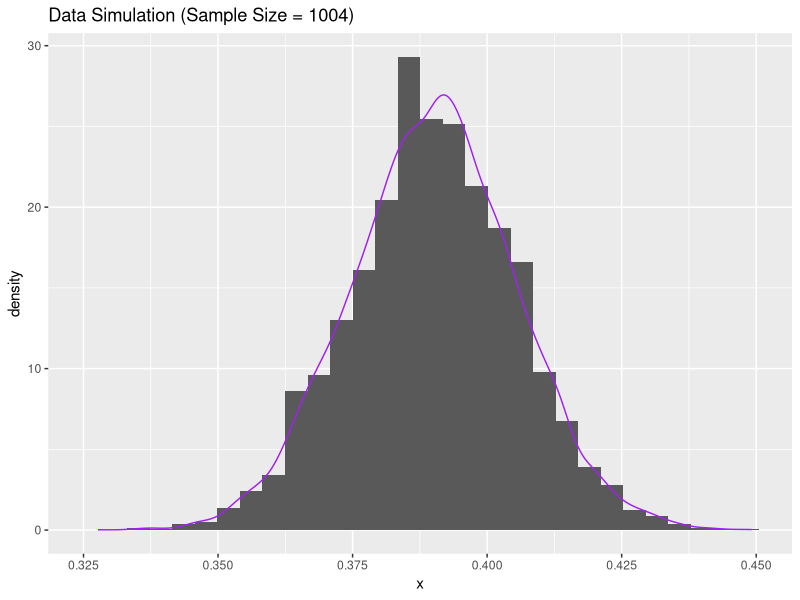
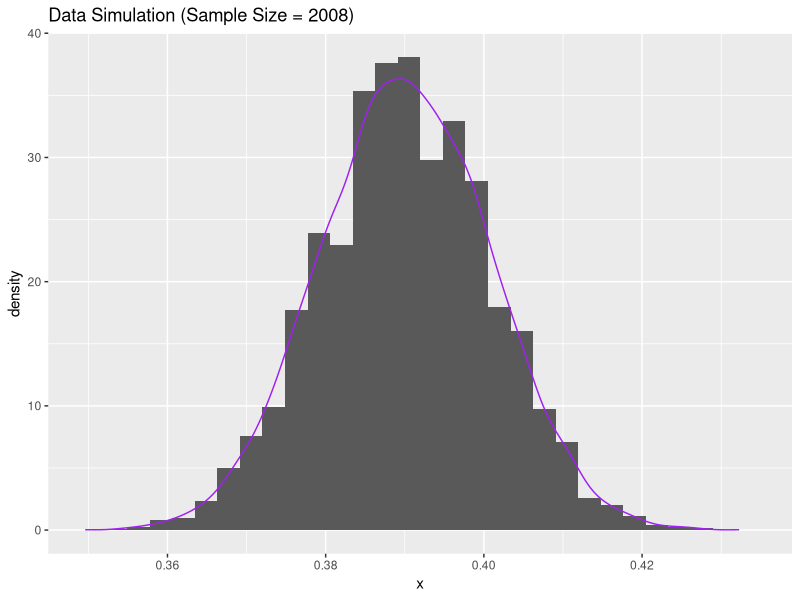
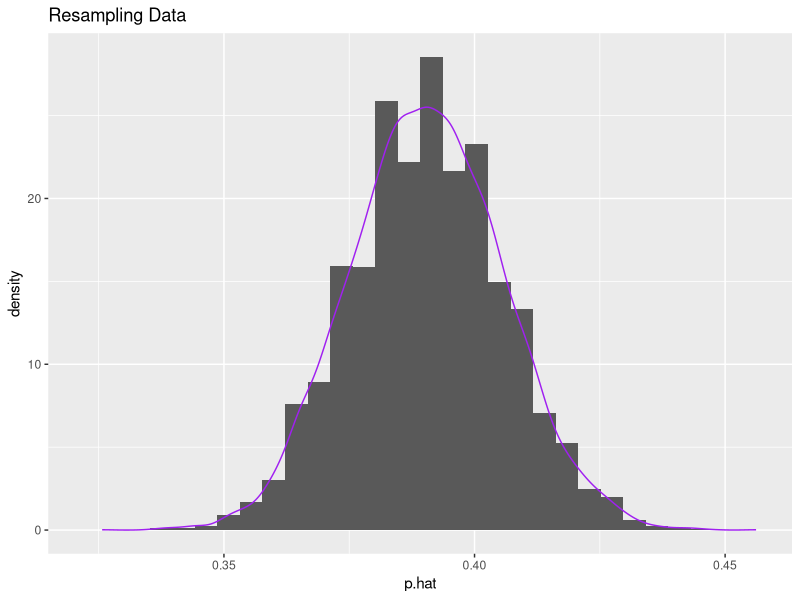

R code for these plots, in order:
####################################################################################################
# Lab 10

library(tidyverse)
####################################################################################################
# Task 1: Basic Simulation

# Use rbinom() to generate data
data_simulation_1 <- tibble(x=rbinom(10000, size = 1004, prob = 0.39)) /1004

# Plot a histogram of the data
ggplot(data = data_simulation_1, aes(x = x)) +
  geom_histogram(
    aes(y = ..density..),  
  ) +
  geom_density(
    color = "purple"
  ) +
  ggtitle("Data Simulation (Sample Size = 1004)")

# Shape is unimodal and centered around x=0.39 
# mean(data_simulation_1$x)


# What is the range of the middle 95%?

lower_bound <- quantile(data_simulation_1$x, 0.025) 
upper_bound <- quantile(data_simulation_1$x, 0.975) 
middle_range <- upper_bound - lower_bound

# Range of middle 95% is ~0.06

margin_of_error = middle_range/2

# Margin of error is ~0.03

# This margin of error of ~3% is better than Gallup's margin of error of 4%


###########################################################

# Task 1 Part 2: Repeat Simulation for Double Sample Size 

data_simulation_2 <- tibble(x=rbinom(10000, size = 1004*2, prob = 0.39)) /(1004*2)

# Plot a histogram of the data
ggplot(data = data_simulation_2, aes(x = x)) +
  geom_histogram(
    aes(y = ..density..),  
  ) +
  geom_density(
    color = "purple"
  ) + 
  ggtitle("Data Simulation (Sample Size = 2008)")

# What do we notice about the shape?
# Shape is unimodal and centered around x=0.39 
# mean(data_simulation_2$x)


# What is the range of the middle 95%?

lower_bound_2 <- quantile(data_simulation_2$x, 0.025) 
upper_bound_2 <- quantile(data_simulation_2$x, 0.975) 
middle_range_2 <- upper_bound_2 - lower_bound_2

# Range is ~0.06

margin_of_error_2 = middle_range_2/2

# Margin of error is ~2%

# This margin of error of ~2% is about equal to Gallup's margin of error of 2%



####################################################################################################
# Task 2: Resampling

# Create a df containing data from Gallup Survey

gallup_data <- tibble(
  response = c(rep(1, 392), rep(2, 592), rep(0, 20))
)

# Perform Resampling
R = 10000
resamples <- tibble(p.hat = numeric(R))

for( i in 1:R){
  # Take a resample
  resample <- sample(x = gallup_data$response,
                     size = 1004,
                     replace = T) 
  resamples$p.hat[i] <- mean(resample==1)
}

# Plot a histogram of the resampling data
ggplot(data = resamples, aes(x = p.hat)) +
  geom_histogram(
    aes(y = ..density..),  
  ) +
  geom_density(
    color = "purple"
  ) + 
  ggtitle("Resampling Data")

# What do we notice about the shape?
# Shape is unimodal and centered around x=0.39

# What is the range of the middle 95%?
lower_boundR <- quantile(resamples$p.hat, 0.025) 
upper_boundR <- quantile(resamples$p.hat, 0.975) 
middle_rangeR <- upper_boundR - lower_boundR
# Range of middle 95% is ~0.06

# What is the margin of error?
margin_of_error_R = middle_rangeR/2
# Margin of error is ~3%
# This margin of error of ~3% is better than Gallup's margin of error of 4%

####################################################################################################
# Task 3: Simulation over n and p

###########################################################

# Simulation over n

n <- seq(from = 100, to = 3000, by = 10)
margin_errors <- numeric(length(n))

for (i in 1:length(n)) {
  current_n <- n[i]
  # Generate 10000 simulations for current sample size
  simulations <- rbinom(10000, size = current_n, prob = 0.39) / current_n
  
  # Calculate percentiles
  lower_bound <- quantile(simulations, 0.025)
  upper_bound <- quantile(simulations, 0.975)
  
  # Store half the range (margin of error)
  margin_errors[i] <- (upper_bound - lower_bound) / 2
}

# Create a dataframe with results
simulation_results_n <- tibble(
  n = n,
  margin_of_error_n = margin_errors
)

###########################################################
# Simulation over p
p <- seq(from = 0.01, to = 0.99, by = 0.01)
margin_errors <- numeric(length(p))

for (i in 1:length(p)) {
  current_p <- p[i]
  # Generate 10000 simulations for current probability
  simulations <- rbinom(10000, size = 1004, prob = current_p) / 1004
  
  # Calculate percentiles
  lower_bound <- quantile(simulations, 0.025)
  upper_bound <- quantile(simulations, 0.975)
  
  # Store half the range (margin of error)
  margin_errors[i] <- (upper_bound - lower_bound) / 2
}

# Create a dataframe with results
simulation_results_p <- tibble(
  p = p,
  margin_of_error_p = margin_errors
)

###########################################################

# Create a geom_raster() plot








####################################################################################################
# Task 4: Actual Margin of Error Calculation
